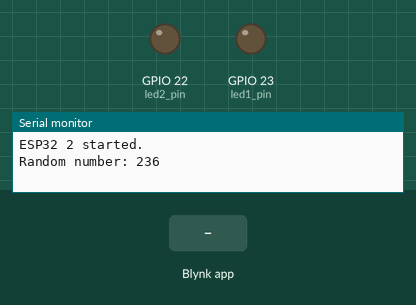
A sketch run on a simulated ESP32. On the bench: output pins drawn as LEDs (lit = HIGH), the last lines printed to the serial monitor. The inputs (shaded band) are chosen by the test bench. WiFi joins after 1.5 s; servers stay silent unless stated; random numbers use the default seed unless the sketch sets one.

Above: at 3.0 s.
3.1 s: Blynk app writes 1 to V0
At 3.7 s:
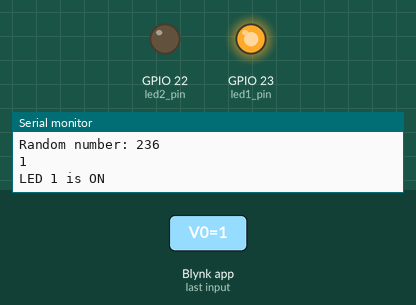
4.6 s: Blynk app writes 1 to V3
At 4.9 s:
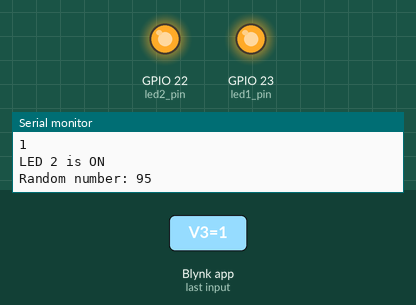
6.1 s: Blynk app writes 0 to V0
At 7.2 s:
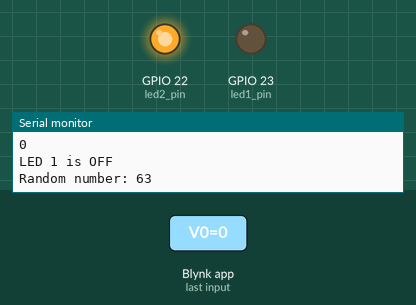
7.6 s: Blynk app writes 0 to V3
At 8.4 s:
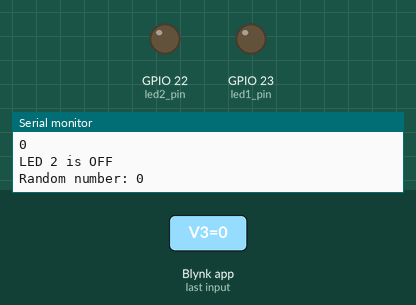
Timing chart, 0 to 10.1 s (numbered marks = the images above; inputs shaded):
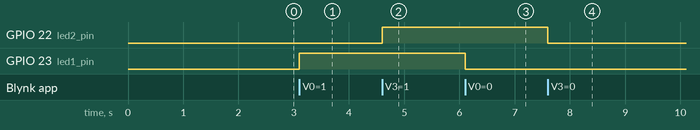

The sketch:

N02-70-DemoAppLED.ino
```cpp
/*  Arduino Mobile Development With Blynk
   This code is part of a course from Tech Explorations.
   For information about this course, please see
   https://techexplorations.com/so/blynk/
   For information on hardware components and the wiring needed to
   run this sketch, please see the relevant lecture in the course.
    Created by Peter Dalmaris
*/
/*************************************************************
  Download latest Blynk library here:
    https://github.com/blynkkk/blynk-library/releases/latest

  Blynk is a platform with iOS and Android apps to control
  Arduino, Raspberry Pi and the likes over the Internet.
  You can easily build graphic interfaces for all your
  projects by simply dragging and dropping widgets.

    Downloads, docs, tutorials: http://www.blynk.cc
    Sketch generator:           http://examples.blynk.cc
    Blynk community:            http://community.blynk.cc
    Follow us:                  http://www.fb.com/blynkapp
                                http://twitter.com/blynk_app

  Blynk library is licensed under MIT license
  This example code is in public domain.

 *************************************************************
  This example runs directly on ESP32 chip.

  Note: This requires ESP32 support package:
    https://github.com/espressif/arduino-esp32

  Please be sure to select the right ESP32 module
  in the Tools -> Board menu!

  Change WiFi ssid, pass, and Blynk auth token to run :)
  Feel free to apply it to any other example. It's simple!
 *************************************************************/

/* Comment this out to disable prints and save space */
#define BLYNK_PRINT Serial

/* Fill-in your Template ID (only if using Blynk.Cloud) */
#define BLYNK_TEMPLATE_ID "--your-blynk-template-id"
#define BLYNK_DEVICE_NAME "--your-device-name--"

#include <WiFi.h>
#include <WiFiClient.h>
#include <BlynkSimpleEsp32.h>

// Your WiFi credentials.
// Set password to "" for open networks.
char ssid[] = "--your-ssid--";
char pass[] = "--your-wifi-password--";

// You should get Auth Token in the Blynk App.
// Go to the Project Settings (nut icon).
char auth[] = "--your-auth-token--";

byte led1_pin = 23;
byte led2_pin = 22;

BlynkTimer timer;

void randomNumberCallback(){
  int random_number = random(300);
  Serial.print("Random number: ");
  Serial.println(random_number);
  Blynk.virtualWrite(V2, random_number);
}

void setup()
{
  // Debug console
  Serial.begin(9600);
  randomSeed(analogRead(0));
  Blynk.begin(auth, ssid, pass);

  pinMode(led1_pin, OUTPUT);
  pinMode(led2_pin, OUTPUT);

  timer.setInterval(1000L, randomNumberCallback);

  Serial.println("ESP32 2 started.");
}

BLYNK_WRITE(V0) // Executes when the value of virtual pin 0 changes
{
  Serial.println(param.asInt());
  if (param.asInt() == 1)
  {
    // execute this code if the switch widget is now ON
    digitalWrite(led1_pin, HIGH); // Set digital pin 23 HIGH
    Blynk.virtualWrite(V1, 1);
    Serial.println("LED 1 is ON");
  }
  else
  {
    // execute this code if the switch widget is now OFF
    digitalWrite(led1_pin, LOW); // Set digital pin 23 LOW
    Blynk.virtualWrite(V1, 0);
    Serial.println("LED 1 is OFF");
  }
}

BLYNK_WRITE(V3) // Executes when the value of virtual pin 0 changes
{
  Serial.println(param.asInt());
  if (param.asInt() == 1)
  {
    // execute this code if the switch widget is now ON
    digitalWrite(led2_pin, HIGH); // Set digital pin 23 HIGH
    Blynk.virtualWrite(V4, 1);
    Serial.println("LED 2 is ON");
  }
  else
  {
    // execute this code if the switch widget is now OFF
    digitalWrite(led2_pin, LOW); // Set digital pin 23 LOW
    Blynk.virtualWrite(V4, 0);
    Serial.println("LED 2 is OFF");
  }
}

void loop()
{
  Blynk.run();
  timer.run(); // Initiates BlynkTimer
}
```

Measured:
- after the input at 3.1 s, GPIO 23 (led1_pin): LOW → HIGH at once
- after the input at 4.6 s, GPIO 22 (led2_pin): LOW → HIGH at once
- after the input at 6.1 s, GPIO 23 (led1_pin): HIGH → LOW at once
- after the input at 7.6 s, GPIO 22 (led2_pin): HIGH → LOW at once
